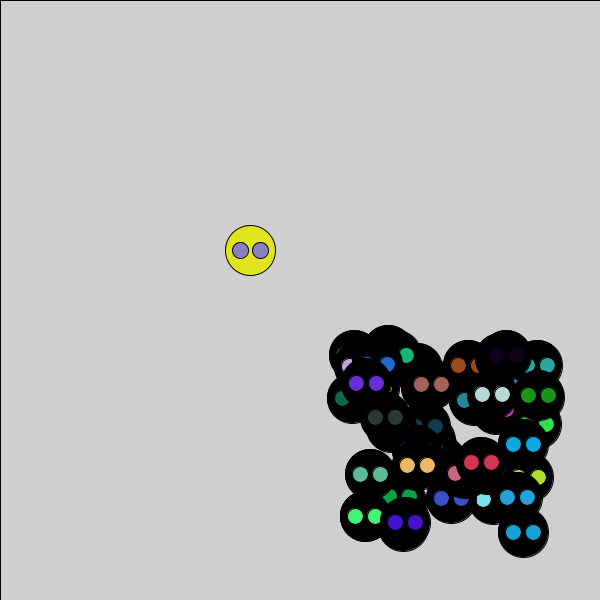
Frame 1 (no input)
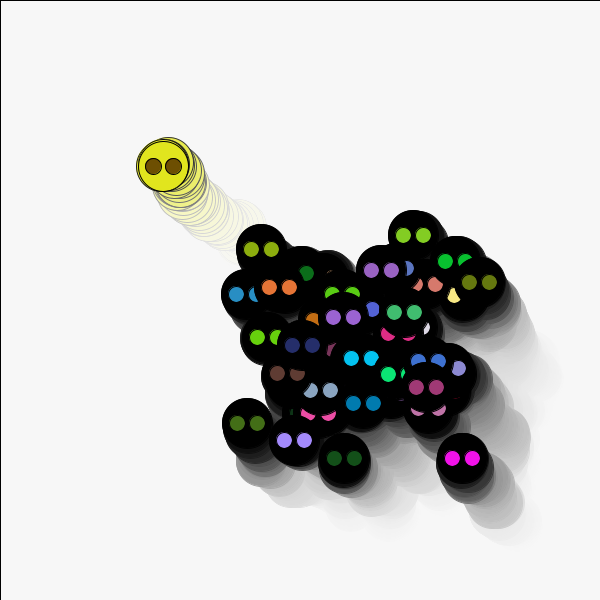
Frame 60 (the mouse pressed at the canvas centre just before this capture)
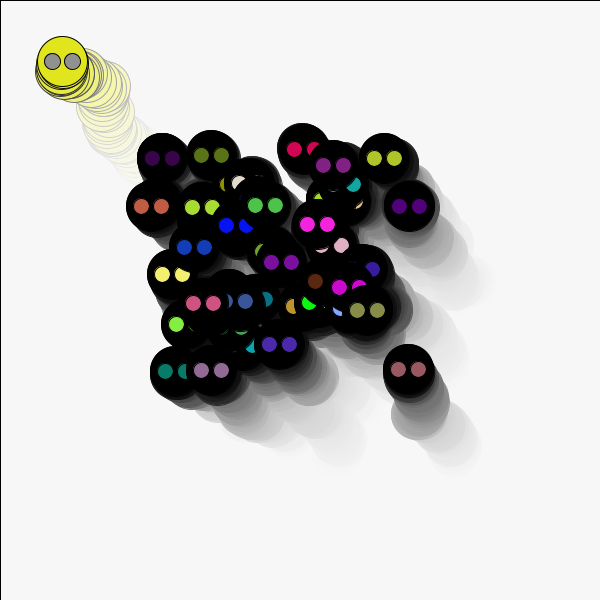
Frame 120 (the mouse held since frame 60 and released just before this capture)

The Processing sketch that drew these frames (run headless with seeded random() and noise(); from frame 60 on, the mouse is pressed at the canvas centre):

// Processing sketch: processing_113889
// ── processing_113889.pde

int nCircles = 50; // The number of circles
int circleWidth = 50; // For easy testing

// Create arrays to store details about each of the circles
// i.e. X-Coordinate, Y-Coordinate and direction
int xCoords[] = new int[nCircles];
int yCoords[] = new int[nCircles];
boolean direction[] = new boolean[nCircles];

void setup(){
  size(600, 600);
  smooth();
  
  // Draw 49 circles, placed randomly within the bottom right corner
  for(int i=0; i<nCircles-1; i++){
    xCoords[i] = int(random((300+circleWidth), (600-circleWidth)));
    yCoords[i] = int(random((300+circleWidth), (600-circleWidth)));
    direction[i] = false;
  }
  
  // Draw a 50th circle slightly away from the others
  xCoords[nCircles-1] = int(random((200+circleWidth), (250-circleWidth)));
  yCoords[nCircles-1] = int(random((200+circleWidth), (250-circleWidth)));
}

void draw(){
  // Draw a background with transparency so that the circles leave a trail
  fill(255, 15);
  rect(0, 0, 600, 600);
  
  // Loop to create each circle
  for(int i=0; i<nCircles; i++){
    // Change direction if we get to the corner
    if(yCoords[i]<50 && xCoords[i]<50){
      direction[i] = true;
    }
    if(yCoords[i]>550 && xCoords[i]>550){
      direction[i] = false;
    }
    
    // Move differently based on the direction boolean
    // add (or subtract) a random number in the range 
    // from the X and Y coordinates
    if(direction[i]==false){
      xCoords[i]+=random(-5, +3);
      yCoords[i]+=random(-5, +3);
    }
    else{
      xCoords[i]+=random(-3, +7);
      yCoords[i]+=random(-3, +7);
    }
    
    if(i==nCircles-1){ // Colour the 50th circle yellow
      fill(#E1E51E);
    }
    else{ // Colour the rest black
      fill(0);
    }
    
    // Draw the main circle
    ellipse(xCoords[i], yCoords[i], circleWidth, circleWidth);
    
    // Pick a random colour
    fill(random(255), random(255), random(255));
    
    // Draw the 'eyes' on the circles using the random colour
    ellipse(xCoords[i]-(circleWidth/5), yCoords[i], (circleWidth/3), (circleWidth/3));
    ellipse(xCoords[i]+(circleWidth/5), yCoords[i], (circleWidth/3), (circleWidth/3));
  }
}
